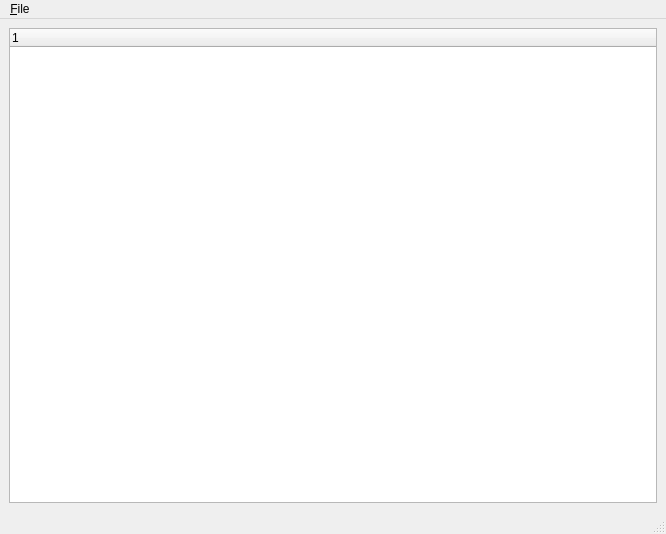
<?xml version="1.0" encoding="UTF-8"?>
<ui version="4.0">
 <class>MainWindow</class>
 <widget class="QMainWindow" name="MainWindow">
  <property name="geometry">
   <rect>
    <x>0</x>
    <y>0</y>
    <width>666</width>
    <height>534</height>
   </rect>
  </property>
  <property name="windowTitle">
   <string>MainWindow</string>
  </property>
  <widget class="QWidget" name="centralwidget">
   <layout class="QGridLayout" name="gridLayout">
    <item row="0" column="0">
     <layout class="QHBoxLayout" name="horizontalLayout">
      <item>
       <widget class="QTreeWidget" name="treeWidget">
        <column>
         <property name="text">
          <string notr="true">1</string>
         </property>
        </column>
       </widget>
      </item>
     </layout>
    </item>
   </layout>
  </widget>
  <widget class="QMenuBar" name="menubar">
   <property name="geometry">
    <rect>
     <x>0</x>
     <y>0</y>
     <width>666</width>
     <height>32</height>
    </rect>
   </property>
   <widget class="QMenu" name="menuFile">
    <property name="title">
     <string>&amp;File</string>
    </property>
    <addaction name="actionOpen"/>
    <addaction name="actionSave"/>
    <addaction name="actionSave_as"/>
    <addaction name="actionExit"/>
   </widget>
   <addaction name="menuFile"/>
  </widget>
  <widget class="QStatusBar" name="statusbar"/>
  <action name="actionExit">
   <property name="text">
    <string>Exit</string>
   </property>
  </action>
  <action name="actionSave">
   <property name="text">
    <string>Save</string>
   </property>
  </action>
  <action name="actionSave_as">
   <property name="text">
    <string>Save as</string>
   </property>
  </action>
  <action name="actionOpen">
   <property name="text">
    <string>Open</string>
   </property>
  </action>
 </widget>
 <resources/>
 <connections/>
</ui>
